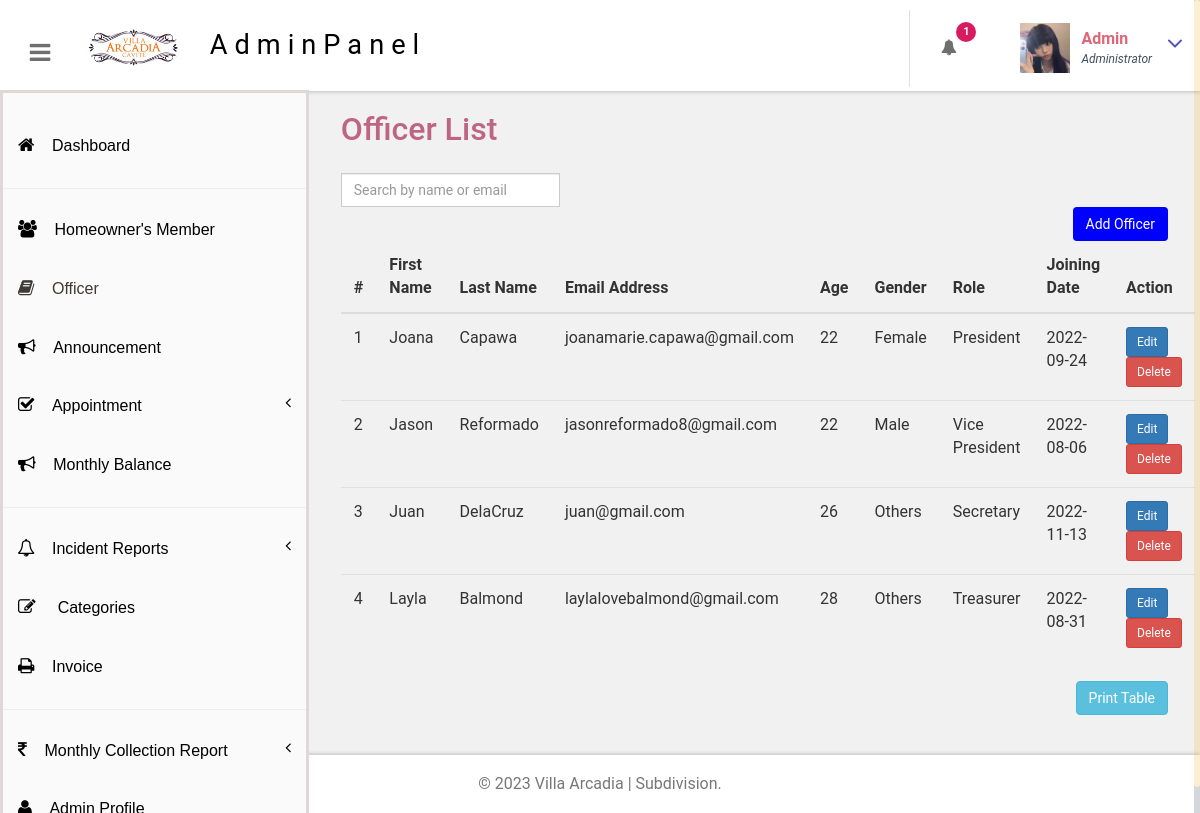
Page /portal/admin/officer.php (signed in) on the committed database.
### tables this page shows
CREATE TABLE `employees` (
  `id` int(11) NOT NULL,
  `first_name` varchar(30) DEFAULT NULL,
  `last_name` varchar(30) NOT NULL,
  `email` varchar(50) NOT NULL,
  `age` int(11) NOT NULL,
  `gender` varchar(10) NOT NULL,
  `designation` varchar(20) NOT NULL,
  `joining_date` date NOT NULL
);

### portal/admin/officer.php (the view, shortened to what this page needs)
<?php
include('includes/dbconnection.php');
if (strlen($_SESSION['bpmsaid']==0)) {
  header('location:logout.php');
  } else{
  ?>
<!DOCTYPE HTML>
<html>
<head>
<link href="css/bootstrap.css" rel='stylesheet' type='text/css' />
<link href="css/style.css" rel='stylesheet' type='text/css' />
<link href="css/font-awesome.css" rel="stylesheet">
<link href="css/animate.css" rel="stylesheet" type="text/css" media="all">
<link href="css/custom.css" rel="stylesheet">
</head>
<body class="cbp-spmenu-push">
	<div class="main-content">
		 <?php include_once('includes/sidebar.php');?>
		 <?php include_once('includes/header.php');?>
		<div id="page-wrapper">
			<div class="main-page">
				<div class="tables">
					<h3 class="title1">Officer List</h3>
                    <form action="" method="get" class="mb-4">
      <div class="input-group">
        <input type="text" class="form-control" name="search" placeholder="Search by name or email">
      </div>
    </form>
    <div class="text-right">
    <a href="employee/create.php" class="btn btn-secondary" style="background-color: blue; color: white;">
        <i class="bi bi-plus-circle-fill"></i> Add Officer
    </a>
</div>
    <table class="table class='table table-hover align-middle bg-white ">
      <thead>
        <tr>
          <th>#</th>
          <th>First Name</th>
          <th>Last Name</th>
          <th>Email Address</th>
          <th>Age</th>
          <th>Gender</th>
          <th>Role</th>
          <th>Joining Date</th>
          <th>Action</th>
        </tr>
      </thead>
      <tbody>
        <?php
        require_once "employee/config.php";
        $search = isset($_GET['search']) ? $_GET['search'] : '';
        $sql = "SELECT * FROM employees WHERE
                first_name LIKE '%$search%' OR
                last_name LIKE '%$search%' OR
                email LIKE '%$search%'";
        if ($result = mysqli_query($link, $sql)) {
          if (mysqli_num_rows($result) > 0) {
            $rows = mysqli_fetch_all($result, MYSQLI_ASSOC);
            $count = 1;
            foreach ($rows as $row) { ?>
              <tr>
                <td><?= $count++; ?></td>
                <td><?= $row["first_name"]; ?></td>
                <td><?= $row["last_name"]; ?></td>
                <td><?= $row["email"]; ?></td>
                <td><?= $row["age"]; ?></td>
                <td><?= $row["gender"]; ?></td>
                <td><?= $row["designation"]; ?></td>
                <td><?= $row["joining_date"]; ?></td>
                <td>
                  <a href="employee/update.php?id=<?= $row["id"]; ?>" class="btn btn-primary btn-sm">Edit
                  </a>&nbsp;
                  <a href="employee/delete.php?id=<?= $row["id"]; ?>" class="btn btn-danger btn-sm">Delete
                  </a>
                </td>
              </tr>
            <?php
            }
          } else { ?>
            <tr>
              <td class="text-center text-danger fw-bold" colspan="9">** No records were found **</td>
            </tr>
        <?php
          }
        }
        ?>
      </tbody>
    </table>
    <div class="text-right">
      <button onclick="printTable()" class="btn btn-info">Print Table</button>
    </div>
		</div>
	</div>	</div>
	 <?php include_once('includes/footer.php');?>
</body>
</html>
<?php }  ?>

### portal/admin/includes/header.php (shortened to what this page needs)
<div class="sticky-header header-section ">
      <div class="header-left">
        <button id="showLeftPush"><i class="fa fa-bars"></i></button>
        <div class="logo">
          <a >
            <img src="images/logo.png" width="100px" class="img-responsive ">
            <span>AdminPanel</span>
          </a>
        </div>
		<br>
      </div>
      <div class="header-right">
      <div class="profile_details_left">
  <ul class="nofitications-dropdown">
    <?php
      $retAppointments = mysqli_query($con, "SELECT tbluser.FirstName, tbluser.LastName, tblbook.ID as bid, tblbook.AptNumber FROM tblbook JOIN tbluser ON tbluser.ID=tblbook.UserID WHERE tblbook.Status IS NULL");
      $numAppointments = mysqli_num_rows($retAppointments);
      $retComplaints = mysqli_query($con, "SELECT * FROM tblcomplaint WHERE IsRead IS NULL");
      $numComplaints = mysqli_num_rows($retComplaints);
      $totalUnreadNotifications = $numAppointments + $numComplaints;
    ?>
    <li class="dropdown head-dpdn">
      <a href="#" class="dropdown-toggle" data-toggle="dropdown" aria-expanded="false">
        <i class="fa fa-bell"></i><span class="badge blue"><?php echo $totalUnreadNotifications; ?></span>
      </a>
    </li>
  </ul>
  <div class="clearfix"> </div>
</div>
        <div class="profile_details">
        <?php
$adid=$_SESSION['bpmsaid'];
$ret=mysqli_query($con,"select AdminName from tbladmin where ID='$adid'");
$row=mysqli_fetch_array($ret);
$name=$row['AdminName'];
?>
          <ul>
            <li class="dropdown profile_details_drop">
              <a href="#" class="dropdown-toggle" data-toggle="dropdown" aria-expanded="false">
                <div class="profile_img">
                  <span class="prfil-img"><img src="images/admin.jpg" alt="" width="50" height="50"> </span>
                  <div class="user-name">
                    <p><?php echo $name; ?></p>
                    <span>Administrator</span>
                  </div>
                  <i class="fa fa-angle-down lnr"></i>
                  <div class="clearfix"></div>
                </div>
              </a>
            </li>
          </ul>
        </div>
      </div>
      <div class="clearfix"> </div>
    </div>

### portal/admin/css/style.css (style rules this page uses)
h4, h5, h6, h1, h2, h3 { margin: 0; }
ul, ol { margin: 0; }
p { margin: 0; }
html, body { font-family: Roboto; font-size: 100%; overflow-x: hidden; background: #fff; }
body a { transition: 0.5s all ease; -webkit-transition: 0.5s all ease; -moz-transition: 0.5s all ease; -o-transition: 0.5s all ease; -ms-transition: 0.5s all ease; text-decoration:none; }
h1,h2,h3,h4,h5,h6 { margin:0; }
p { margin:0; }
ul,label { margin:0; padding:0; }
.main-content { position: relative; }
.sticky-header { position: fixed; top: 0; left:0px; width: 100%; z-index: 100; }
.header-section { background:#FFF; box-shadow: 1px 1px 4px rgba(0, 0, 0, 0.21); -webkit-box-shadow: 1px 1px 4px rgba(0, 0, 0, 0.21); -moz-box-shadow: 1px 1px 4px rgba(0, 0, 0, 0.21); -o-box-shadow: 1px 1px 4px rgba(0, 0, 0, 0.21); }
.header-section::after { clear: both; display: block; content: ''; }
.header-left { float: left; width: 45%; }
.header-right { float: right; margin-top: 10px; }
button#showLeftPush { font-size: 1.5em; width: 80px; padding: 0.87em 0; text-align: center; cursor: pointer; float: left; color: #6F6F6F; -moz-transition: all 0.2s ease-out 0s; -webkit-transition: all 0.2s ease-out 0s; transition: all 0.2s ease-out 0s; border: none; background-color: #fff; outline:none; margin-top: 15px; }
.cbp-spmenu-push { overflow-x: hidden; position: relative; }
.cbp-spmenu, .cbp-spmenu-push { -webkit-transition: all 0.3s ease; -moz-transition: all 0.3s ease; transition: all 0.3s ease; }
.cbp-spmenu-push div#page-wrapper { margin: 0 0 0 19.3em; transition:.5s all; -webkit-transition:.5s all; -moz-transition:.5s all; }
.fa { display: inline-block; font-family: FontAwesome; font-style: normal; font-weight: normal; line-height: 1; -webkit-font-smoothing: antialiased; -moz-osx-font-smoothing: grayscale; }
.logo { background: #fff; text-align: center; float: left; }
.logo a { padding: 1.6em .3em .7em; display: flex; text-decoration: none; }
.logo a span { color: rgb(0, 0, 0); font-size: 1.7em; text-align: center; letter-spacing: 7px; margin-left: 25px; }
.profile_details_left { float: left; }
li.dropdown.head-dpdn { display: inline-block; padding: 1.7em 0; border-left: 1px solid #E0E0E0; float: left; }
li.dropdown.head-dpdn a.dropdown-toggle { padding: 1.7em 2em; }
i.fa.fa-bell { color:#6F6F6F; }
.header-right span.badge { font-size: 11px; font-weight: bold; color: #FFF; background: #8BC34A; line-height: 15px; width: 20px; height: 20px; border-radius: 2em; -webkit-border-radius: 2em; -moz-border-radius: 2em; -o-border-radius: 2em; text-align: center; display: inline-block; position: absolute; top: 16%; padding: 2px 0 0; }
.header-right span.blue { background-color:#D81B60; }
.profile_details { float: right; }
.profile_details_drop a.dropdown-toggle { display:block; padding: 0.8em 3em 0 2em; }
.profile_img span.prfil-img { float:left; }
.user-name { float:left; margin-top:8px; margin-left:11px; height:35px; }
.profile_details ul li { list-style-type:none; position:relative; }
.profile_details li a i.fa.lnr { position: absolute; top: 34%; right: 8%; color: #4F52BA; font-size: 1.6em; }
.user-name p { font-size:1em; color:#DD6777; line-height:1em; font-weight:700; }
.user-name span { font-size: .75em; font-style: italic; color: #424f63; font-weight: normal; margin-top: .3em; }
h3.title1 { font-size: 2em; color: #be6583; margin-bottom: 0.8em; }
.table > thead > tr > th, .table > tbody > tr > th, .table > tfoot > tr > th, .table > thead > tr > td, .table > tbody > tr > td, .table > tfoot > tr > td { border-top: none; }
.tables .table > thead > tr > th, .tables .table > tbody > tr > th, .tables .table > tfoot > tr > th, .tables .table > thead > tr > td, .tables .table > tbody > tr > td, .tables .table > tfoot > tr > td { padding: 13px; border-top: 1px solid #E0E0E0; }
.form-control { border-radius: inherit; }

### portal/admin/css/custom.css (style rules this page uses)
#page-wrapper { padding:7em 2em 2.5em; background-color: #F1F1F1; }

### rows in the picture
employees: first_name "Joana", last_name "Capawa", email "joanamarie.capawa@gmail.com", age "22", gender "Female", designation "President", joining_date "2022-09-24"
employees: first_name "Jason", last_name "Reformado", email "jasonreformado8@gmail.com", age "22", gender "Male", designation "Vice President", joining_date "2022-08-06"
employees: first_name "Juan", last_name "DelaCruz", email "juan@gmail.com", age "26", gender "Others", designation "Secretary", joining_date "2022-11-13"
employees: first_name "Layla", last_name "Balmond", email "laylalovebalmond@gmail.com", age "28", gender "Others", designation "Treasurer", joining_date "2022-08-31"

### other values in the picture
$totalUnreadNotifications "1"
$name "Admin"
